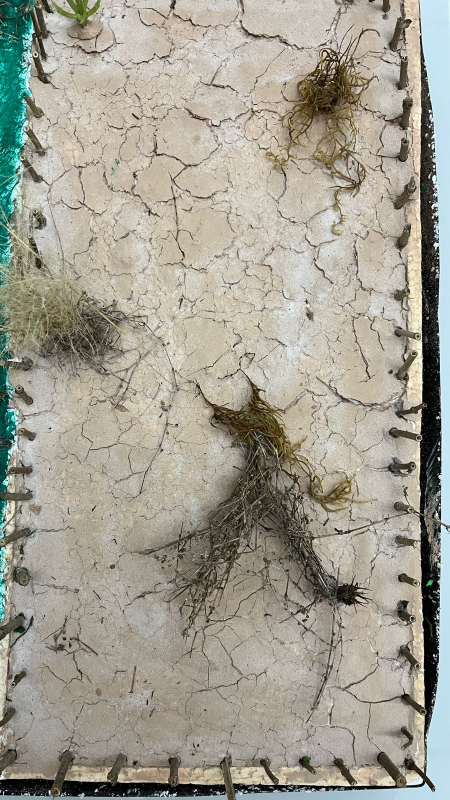
#> input picture sistema/Imagem/Caatinga/Pasted image (2).png, 900 x 1600 px (shown at 1/2 size)
$ python -i camera_ia.py   (imports and definitions only)   (older library calls are emulated)
#> lines starting #> are read from the running program, lines starting #| are printed output that depends on the picture; after the words box and inside, x2 and y2 are one past the last pixel; in counts of white or black regions, pixels touching at a corner belong together
from __future__ import annotations

from dataclasses import dataclass
from pathlib import Path
from typing import Any

import cv2
import numpy as np


CLASSES_AMBIENTAIS = {
    "queimada": "Queimada",
    "solo_exposto": "Solo exposto",
    "mata_ciliar_degradada": "Mata ciliar degradada",
    "perda_vegetacao": "Perda de vegetação nativa",
    "vegetacao_preservada": "Vegetação preservada",
}


@dataclass
class ResultadoAnalise:
    classe: str
    confianca: float
    metodo: str
    explicacao: str
    metricas: dict[str, float]
    deteccoes: list[dict[str, Any]]

    # [9 lines left out: function to_dict, not called in this run]


class CameraIA:
    """Analisa imagens ambientais com YOLO opcional e fallback OpenCV.

    O YOLO so deve ser considerado "real" quando existir um modelo treinado
    para as classes ambientais do projeto. Sem esse arquivo, o sistema usa
    heuristicas de cor/textura para demonstracao.
    """

    def __init__(self, modelo_yolo: str | Path | None = None) -> None:
        self.modelo_yolo = Path(modelo_yolo) if modelo_yolo else None
        self.yolo = self._carregar_yolo(self.modelo_yolo)

    def analisar_arquivo(self, caminho_imagem: str | Path) -> ResultadoAnalise:
#> called with caminho_imagem = '../Imagem/Caatinga/Pasted image (2).png'
        imagem = cv2.imread(str(caminho_imagem))
#> imagem is the input picture: shape (1600, 900, 3); mean B, G, R 146.4, 158.9, 162.1
        if imagem is None:
            raise ValueError(f"Nao foi possivel abrir a imagem: {caminho_imagem}")
        return self.analisar_imagem(imagem)

    # [6 lines left out: function analisar_bytes, not called in this run]

    def analisar_imagem(self, imagem_bgr: np.ndarray) -> ResultadoAnalise:
        if self.yolo is not None:
            resultado_yolo = self._analisar_com_yolo(imagem_bgr)
            if resultado_yolo is not None:
                return resultado_yolo
        return self._analisar_com_opencv(imagem_bgr)

    def _carregar_yolo(self, modelo_yolo: Path | None) -> Any | None:
        if modelo_yolo is None or not modelo_yolo.exists():
            return None

        try:
            from ultralytics import YOLO
        except ImportError:
            return None

        return YOLO(str(modelo_yolo))

    # [31 lines left out: function _analisar_com_yolo, not called in this run]

    def _analisar_com_opencv(self, imagem_bgr: np.ndarray) -> ResultadoAnalise:
        imagem = cv2.resize(imagem_bgr, (640, 640))
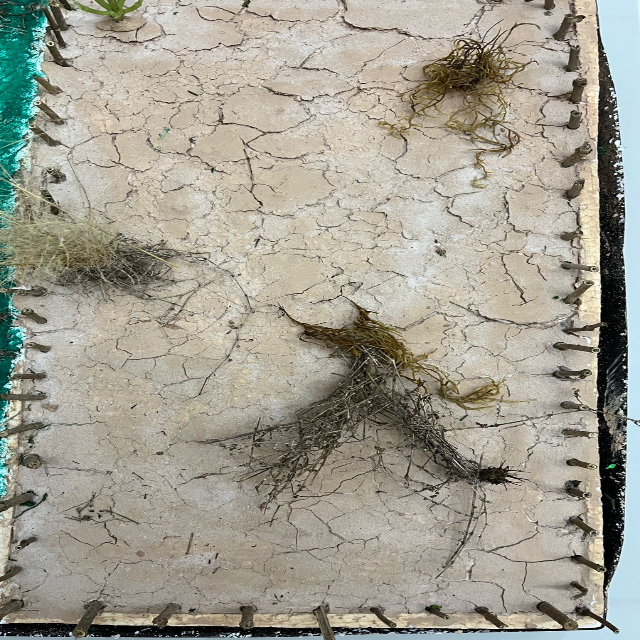
#> imagem: shape (640, 640, 3); mean B, G, R 146.3, 158.8, 162
        hsv = cv2.cvtColor(imagem, cv2.COLOR_BGR2HSV)
#> hsv: shape (640, 640, 3); mean H, S, V 27.3, 41.9, 165.8
        cinza = cv2.cvtColor(imagem, cv2.COLOR_BGR2GRAY)
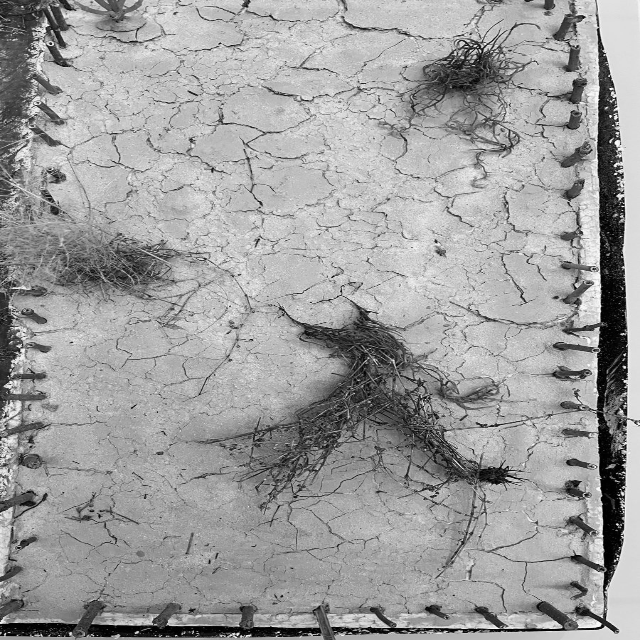
#> cinza: shape (640, 640); min 0, max 253, mean 158.3

        vegetacao = self._percentual_mascara(hsv, np.array([35, 35, 35]), np.array([95, 255, 255]))
#> in _percentual_mascara, `mascara = cv2.inRange(hsv, minimo, maximo)`:
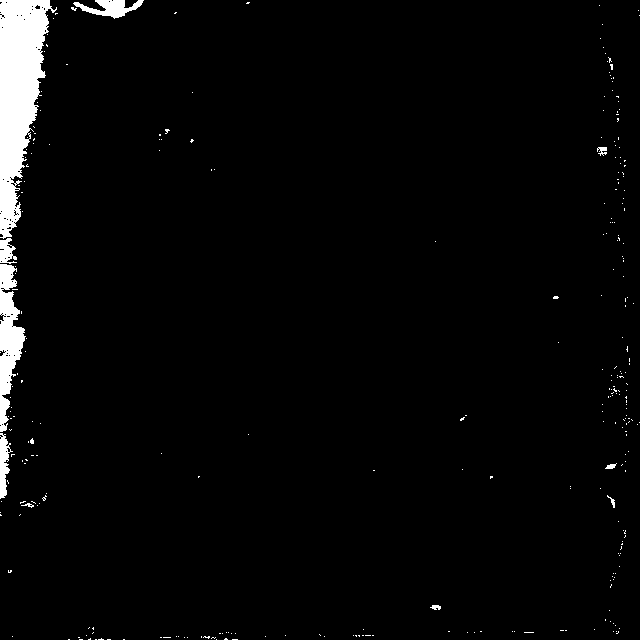
#> mascara: shape (640, 640); 2.9% white; 294 white regions (284 under 20 px), largest, box (x1, y1, x2, y2) and area: (0, 0, 57, 239) 7523, (0, 264, 26, 432) 2267, (73, 0, 144, 19) 637
#> vegetacao = 0.0294
        solo = self._percentual_mascara(hsv, np.array([8, 35, 45]), np.array([32, 210, 230]))
#> in _percentual_mascara (call 2), `mascara = cv2.inRange(hsv, minimo, maximo)`:
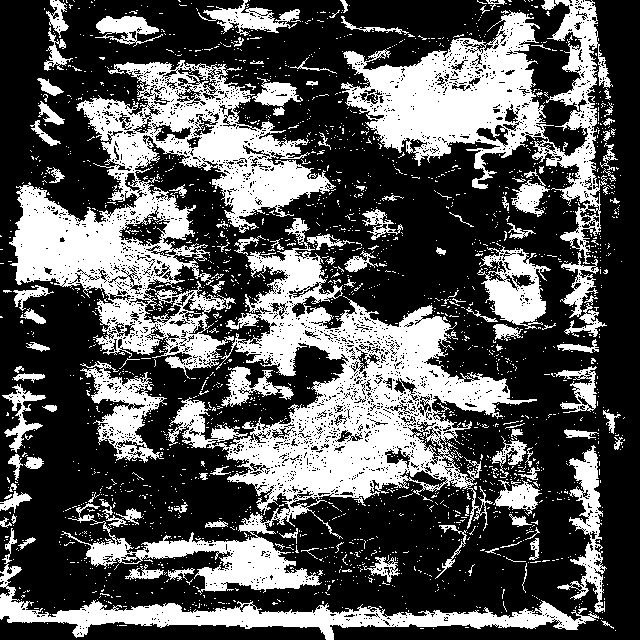
#> mascara: shape (640, 640); 34.2% white; 2283 white regions (2163 under 20 px), largest, box (x1, y1, x2, y2) and area: (61, 218, 537, 595) 40680, (9, 60, 336, 379) 33439, (341, 0, 613, 264) 22229
#> solo = 0.342
        cinzas = self._percentual_mascara(hsv, np.array([0, 0, 20]), np.array([180, 55, 135]))
#> in _percentual_mascara (call 3), `mascara = cv2.inRange(hsv, minimo, maximo)`:
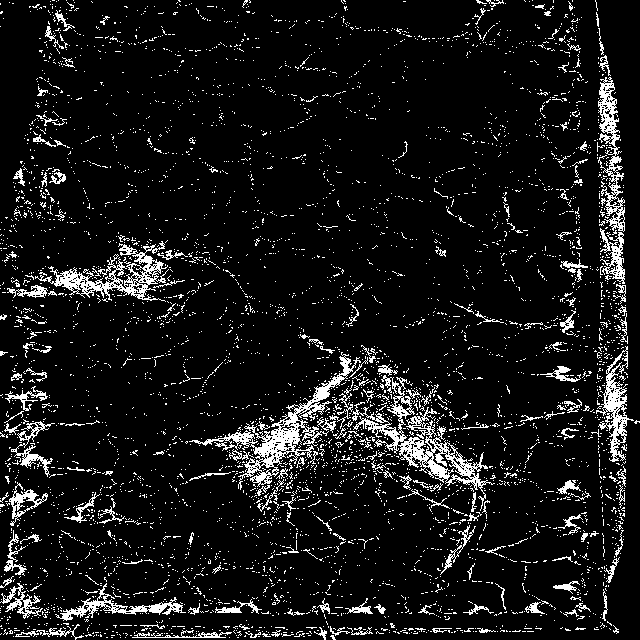
#> mascara: shape (640, 640); 8.9% white in thin lines or dots
#> cinzas = 0.0891
        agua = self._percentual_mascara(hsv, np.array([85, 20, 35]), np.array([130, 255, 255]))
#> in _percentual_mascara (call 4), `mascara = cv2.inRange(hsv, minimo, maximo)`:
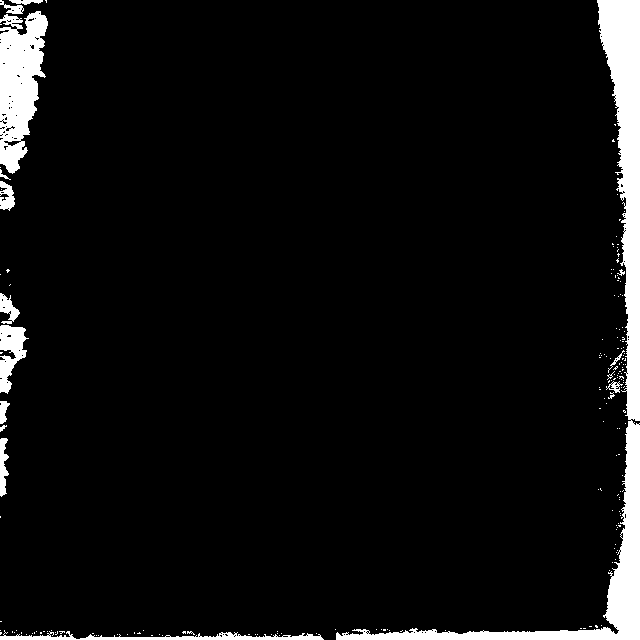
#> mascara: shape (640, 640); 6.1% white; 185 white regions (169 under 20 px), largest, box (x1, y1, x2, y2) and area: (336, 0, 640, 640) 15662, (0, 11, 48, 174) 5100, (0, 630, 324, 640) 1298
#> agua = 0.0613
        textura = float(cv2.Laplacian(cinza, cv2.CV_64F).var()) / 1000
#> textura = 5.17

        metricas = {
            "vegetacao": vegetacao,
            "solo_exposto": solo,
            "cinzas_ou_queimada": cinzas,
            "agua": agua,
            "textura": min(textura, 1.0),
        }
#> metricas = {'vegetacao': 0.0294, 'solo_exposto': 0.342, 'cinzas_ou_queimada': 0.0891, 'agua': 0.0613, 'textura': 1}

        classe, confianca, explicacao = self._classificar_metricas(metricas)
        return ResultadoAnalise(
            classe=classe,
            confianca=confianca,
            metodo="OpenCV heuristico",
            explicacao=explicacao,
            metricas=metricas,
            deteccoes=[],
        )

    def _percentual_mascara(self, hsv: np.ndarray, minimo: np.ndarray, maximo: np.ndarray) -> float:
        mascara = cv2.inRange(hsv, minimo, maximo)
        return float(np.count_nonzero(mascara)) / float(mascara.size)

    def _classificar_metricas(self, metricas: dict[str, float]) -> tuple[str, float, str]:
        vegetacao = metricas["vegetacao"]
#> vegetacao = 0.0294
        solo = metricas["solo_exposto"]
#> solo = 0.342
        cinzas = metricas["cinzas_ou_queimada"]
#> cinzas = 0.0891
        agua = metricas["agua"]
#> agua = 0.0613

        if cinzas > 0.28 and vegetacao < 0.25:
            return (
                "Queimada",
                min(0.55 + cinzas, 0.95),
                "A imagem tem grande presenca de tons escuros/cinza e baixa cobertura verde, sugerindo queimada.",
            )

        if agua > 0.08 and vegetacao < 0.22 and solo > 0.16:
            return (
                "Mata ciliar degradada",
                min(0.55 + agua + solo, 0.93),
                "Ha sinal de agua junto de baixa vegetacao e solo aparente, indicando risco em margem de rio.",
            )

        if solo > 0.24 and vegetacao < 0.28:
            return (
                "Solo exposto",
                min(0.5 + solo, 0.9),
                "A proporcao de solo aparente e maior que a cobertura vegetal, sugerindo erosao ou area degradada.",
            )

        if vegetacao < 0.32:
            return (
                "Perda de vegetação nativa",
                0.62,
                "A cobertura verde parece baixa para uma area natural, sugerindo perda de vegetacao.",
            )

        return (
            "Vegetação preservada",
            min(0.58 + vegetacao, 0.94),
            "A imagem apresenta cobertura vegetal predominante e poucos sinais visuais de degradacao.",
        )

>>> result = CameraIA().analisar_arquivo('../Imagem/Caatinga/Pasted image (2).png')
#> in _analisar_com_opencv, `classe, confianca, explicacao = self._classificar_metricas(metricas)`: classe = 'Solo exposto'; confianca = 0.842

$ run again, on sistema/Imagem/Caatinga/Pasted image (3).png
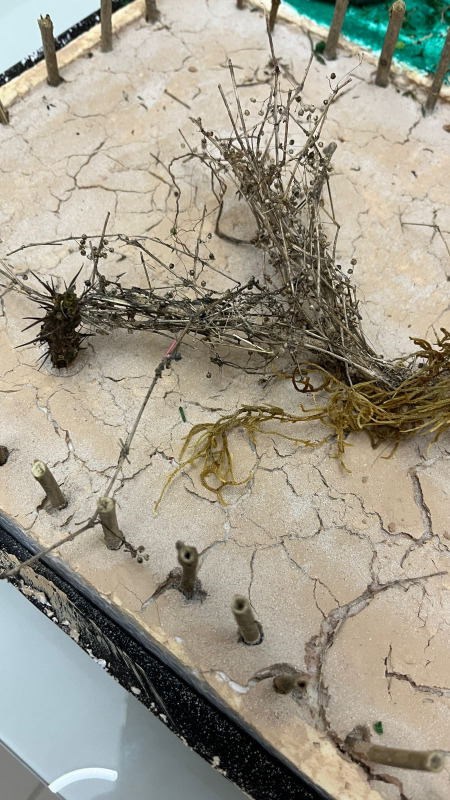
#> input picture sistema/Imagem/Caatinga/Pasted image (3).png, 900 x 1600 px (shown at 1/2 size)
#> in analisar_arquivo, imagem is the input picture: shape (1600, 900, 3); mean B, G, R 139.4, 154.8, 159.9
#> imagem: shape (640, 640, 3)
#> hsv: shape (640, 640, 3); mean H, S, V 30.9, 53.1, 164.1
#> mascara: shape (640, 640); 2% white; 176 white regions (167 under 20 px), largest, box (x1, y1, x2, y2) and area: (557, 0, 640, 61) 3928, (482, 0, 566, 47) 2285, (398, 0, 479, 24) 1061
#> in _analisar_com_opencv, `vegetacao = self._percentual_mascara(hsv, np.array([35, 35, 35]), np.a..`: vegetacao = 0.02
#> in _percentual_mascara (call 2), `mascara = cv2.inRange(hsv, minimo, maximo)`:
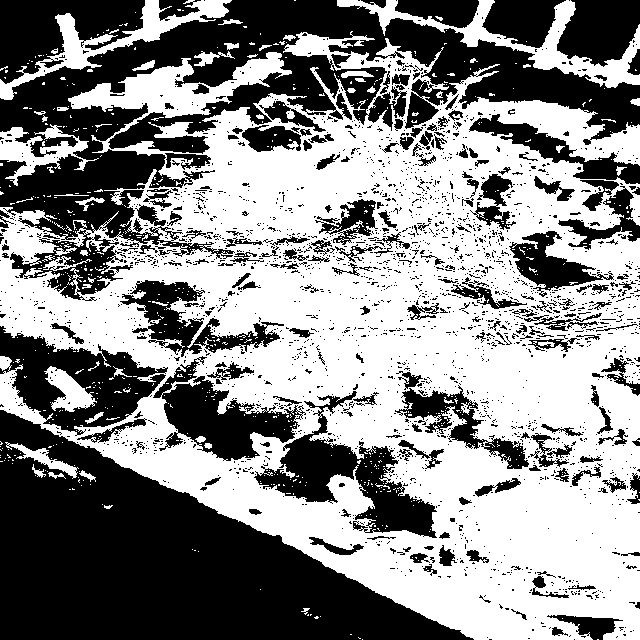
#> mascara: shape (640, 640); 53.9% white; 2408 black regions (2194 under 20 px), largest, box (x1, y1, x2, y2) and area: (0, 410, 474, 640) 55031, (0, 0, 640, 301) 53524, (0, 326, 168, 436) 8358
#> in _analisar_com_opencv, `solo = self._percentual_mascara(hsv, np.array([8, 35, 45]), np.array([..`: solo = 0.539
#> mascara: shape (640, 640); 9.1% white; 3168 white regions (3019 under 20 px), largest, box (x1, y1, x2, y2) and area: (0, 410, 477, 640) 14926, (0, 596, 86, 640) 1931, (66, 244, 207, 301) 1633
#> in _analisar_com_opencv, `cinzas = self._percentual_mascara(hsv, np.array([0, 0, 20]), np.array(..`: cinzas = 0.0914
#> in _percentual_mascara (call 4), `mascara = cv2.inRange(hsv, minimo, maximo)`:
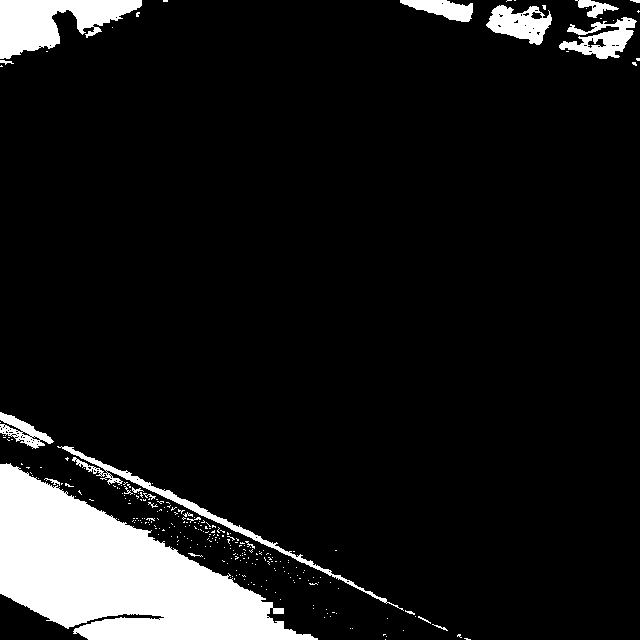
#> mascara: shape (640, 640); 10% white; 266 white regions (244 under 20 px), largest, box (x1, y1, x2, y2) and area: (0, 463, 318, 640) 28077, (0, 0, 142, 59) 4625, (57, 446, 404, 611) 2103
#> in _analisar_com_opencv, `agua = self._percentual_mascara(hsv, np.array([85, 20, 35]), np.array(..`: agua = 0.1
#> textura = 3.01
#> metricas = {'vegetacao': 0.02, 'solo_exposto': 0.539, 'cinzas_ou_queimada': 0.0914, 'agua': 0.1, 'textura': 1}
#> in _classificar_metricas, `vegetacao = metricas["vegetacao"]`: vegetacao = 0.02
#> in _classificar_metricas, `solo = metricas["solo_exposto"]`: solo = 0.539
#> in _classificar_metricas, `cinzas = metricas["cinzas_ou_queimada"]`: cinzas = 0.0914
#> in _classificar_metricas, `agua = metricas["agua"]`: agua = 0.1
#> classe = 'Mata ciliar degradada'; confianca = 0.93

$ run again, on sistema/Imagem/Caatinga/Pasted image (4).png
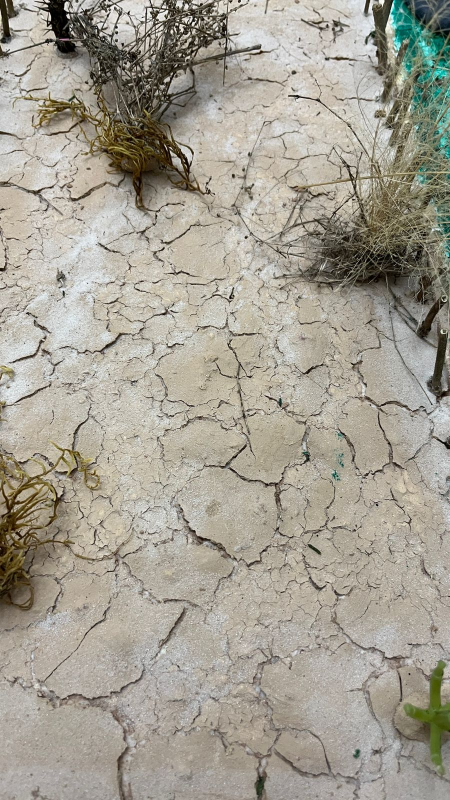
#> input picture sistema/Imagem/Caatinga/Pasted image (4).png, 900 x 1600 px (shown at 1/2 size)
#> in analisar_arquivo, imagem is the input picture: shape (1600, 900, 3); mean B, G, R 147.3, 159.5, 164.1
#> imagem: shape (640, 640, 3)
#> hsv: shape (640, 640, 3); mean H, S, V 23.5, 35.7, 165.2
#> mascara: shape (640, 640); 2.5% white; 105 white regions (97 under 20 px), largest, box (x1, y1, x2, y2) and area: (545, 0, 640, 150) 7218, (574, 528, 640, 618) 1839, (610, 151, 640, 207) 780
#> in _analisar_com_opencv, `vegetacao = self._percentual_mascara(hsv, np.array([35, 35, 35]), np.a..`: vegetacao = 0.0254
#> in _percentual_mascara (call 2), `mascara = cv2.inRange(hsv, minimo, maximo)`:
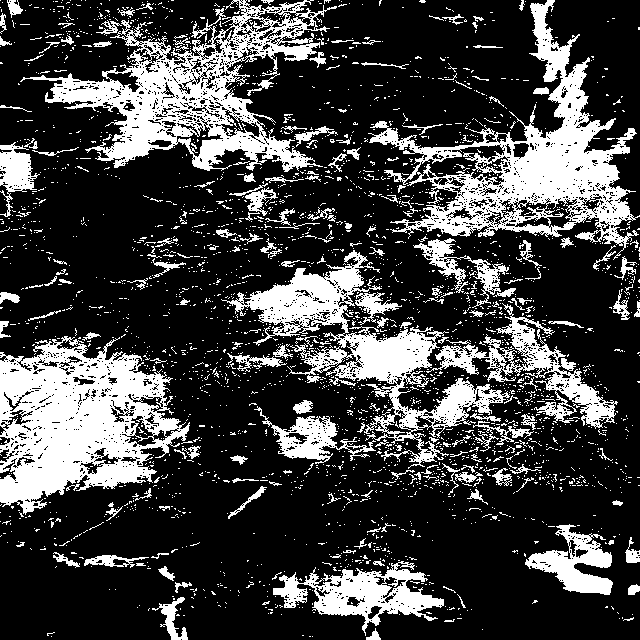
#> mascara: shape (640, 640); 25.6% white; 2834 white regions (2641 under 20 px), largest, box (x1, y1, x2, y2) and area: (0, 336, 190, 515) 19043, (368, 0, 640, 260) 17862, (20, 0, 337, 172) 16934
#> in _analisar_com_opencv, `solo = self._percentual_mascara(hsv, np.array([8, 35, 45]), np.array([..`: solo = 0.256
#> mascara: shape (640, 640); 8.7% white in thin lines or dots
#> in _analisar_com_opencv, `cinzas = self._percentual_mascara(hsv, np.array([0, 0, 20]), np.array(..`: cinzas = 0.0866
#> in _percentual_mascara (call 4), `mascara = cv2.inRange(hsv, minimo, maximo)`:
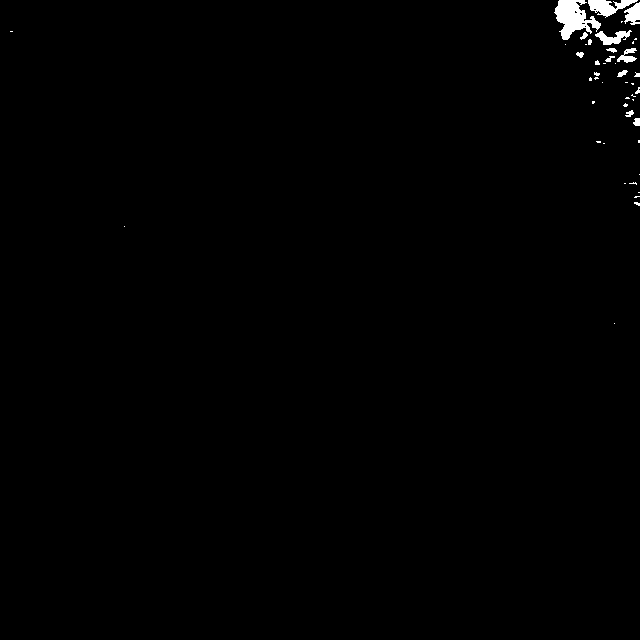
#> mascara: shape (640, 640); 0.63% white; 46 white regions (31 under 20 px), largest, box (x1, y1, x2, y2) and area: (554, 0, 601, 40) 988, (588, 0, 638, 18) 449, (595, 30, 632, 45) 272
#> in _analisar_com_opencv, `agua = self._percentual_mascara(hsv, np.array([85, 20, 35]), np.array(..`: agua = 0.00635
#> textura = 4.55
#> metricas = {'vegetacao': 0.0254, 'solo_exposto': 0.256, 'cinzas_ou_queimada': 0.0866, 'agua': 0.00635, 'textura': 1}
#> in _classificar_metricas, `vegetacao = metricas["vegetacao"]`: vegetacao = 0.0254
#> in _classificar_metricas, `solo = metricas["solo_exposto"]`: solo = 0.256
#> in _classificar_metricas, `cinzas = metricas["cinzas_ou_queimada"]`: cinzas = 0.0866
#> in _classificar_metricas, `agua = metricas["agua"]`: agua = 0.00635
#> classe = 'Solo exposto'; confianca = 0.756
